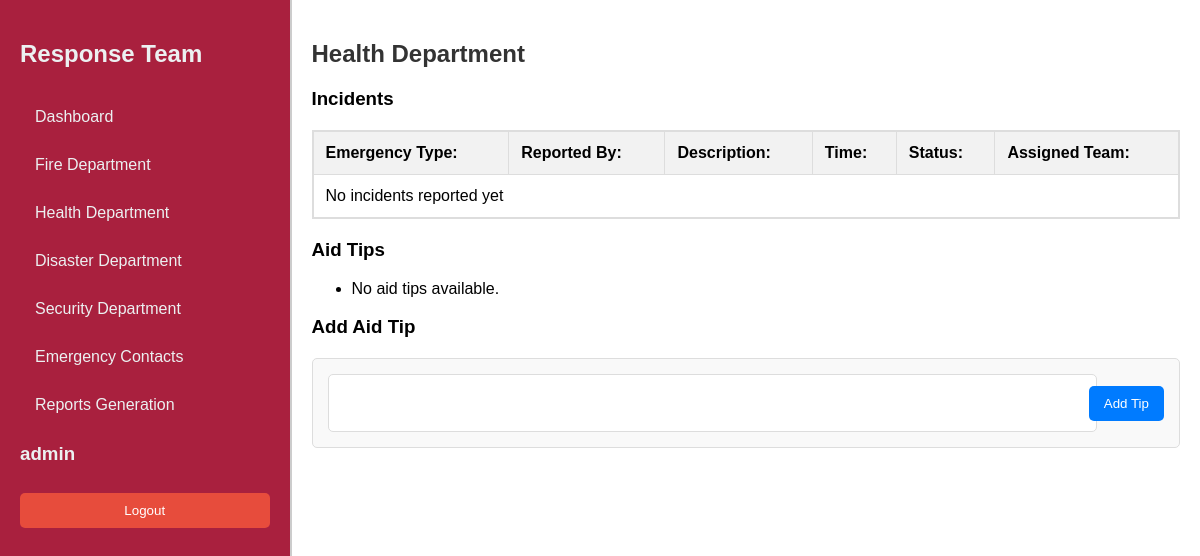
The app's page /response-team/health/ (signed in), older data.
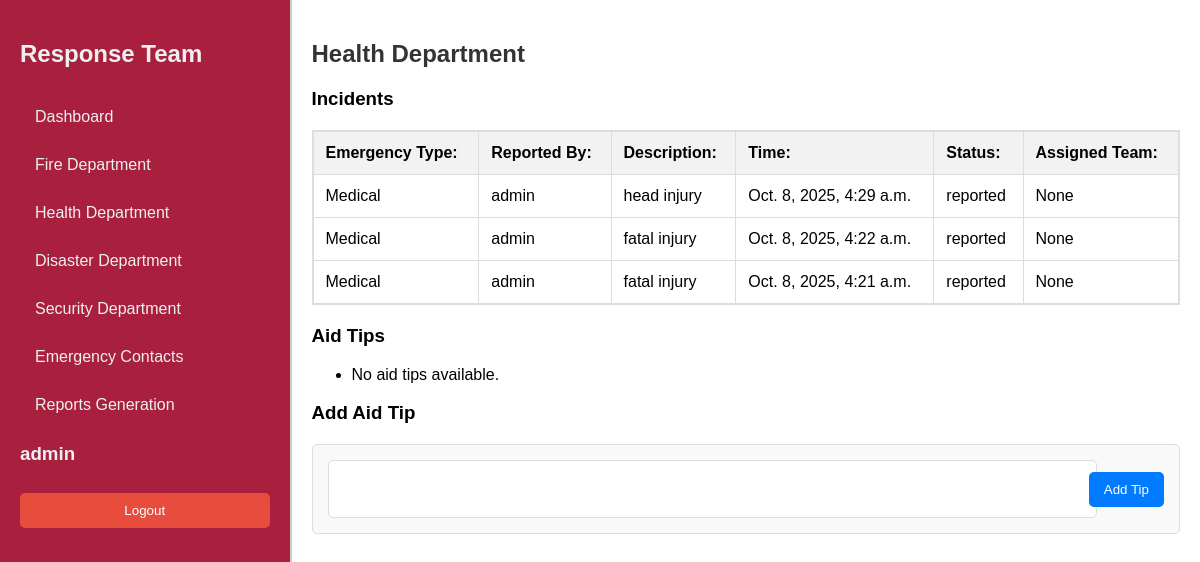
The same page, newer data.
### sos/models.py (models this page shows, shortened)
class Emergency(models.Model):
    LOCATION_CHOICES = (
        ('location_1', 'Thika Town'),
        ('location_2', 'Bidco'),
        ('location_3', 'Runda'),
        ('location_4', 'Starehe'),
        ('location_5', 'MKU'),
        ('location_6', 'Thika Level 5'),
        ('location_7', 'Kiandutu'),
        ('location_8', 'Biafra'),
    )
    STATUS_CHOICES = (
        ('reported', 'Reported'),
        ('dispatched', 'Dispatched'),
        ('on_seen', 'On Seen'),
        ('resolved', 'Resolved'),
        ('cancelled', 'Cancelled'),
    )
    emergency_type = models.ForeignKey(EmergencyType, on_delete=models.CASCADE)
    reported_by = models.ForeignKey(User, on_delete=models.CASCADE)
    description = models.TextField(blank=True)
    reported_at = models.DateTimeField(auto_now_add=True)
    resolved_at = models.DateTimeField(blank=True, null=True)
    assigned_team = models.ForeignKey(
        'ResponseTeam',
        on_delete=models.SET_NULL,
        null=True,
        blank=True,
        related_name='assigned_emergencies'
    )
    location = models.CharField(max_length=20, choices=LOCATION_CHOICES, default='location_1', help_text="Select the location of the emergency")
    status = models.CharField(max_length=20, choices=STATUS_CHOICES, default='reported')
    class Meta:
        ordering = ['-reported_at']
        verbose_name = 'Emergency Report'
        verbose_name_plural = 'Emergency Reports'

class EmergencyType(models.Model):
    name = models.CharField(max_length=255, unique=True, help_text="Fire, Medical, Security")
    description = models.TextField(blank=True, null=True)
    def __str__(self):
        return self.name

### responseTeam/views.py (the view)
# urls.py: path('health/', views.healthDepartment, name='health_department'),
@staff_member_required
def healthDepartment(request):
    medical_type = get_object_or_404(EmergencyType, name='Medical')  # Get the EmergencyType instance for 'Medical'
    incidents = Emergency.objects.filter(emergency_type=medical_type)
    tips = AidTip.objects.filter(emergency_type=medical_type)  # Use the medical_type instance
    if request.method == 'POST':
        form = AidTipForm(request.POST)
        if form.is_valid():
            aid_tip = form.save(commit=False)  # Do not save to the database yet
            aid_tip.emergency_type = medical_type  # Set the emergency type
            aid_tip.save()  # Now save the instance
            return redirect('health_department')
    else:
        form = AidTipForm()  # No initial data needed since emergency_type is set in the view
    context = {
        'incidents': incidents,
        'tips': tips,
        'form': form,
    }
    return render(request, 'healthdepartment/health.html', context)

### sos/forms.py
class AidTipForm(forms.ModelForm):
    class Meta:
        model = AidTip
        fields = ['tip']  # Only include the tip field
    def __init__(self, *args, **kwargs):
        super(AidTipForm, self).__init__(*args, **kwargs)

### responseTeam/views.py (called while the page is built)
def staff_member_required(view_func):
    decorated_view_func = user_passes_test(lambda u: u.is_staff)(view_func)
    return decorated_view_func

### responseTeam/templates/healthdepartment/health.html (shortened to what this page needs)
{% extends 'dashboard.html' %}
{% block content %}
<h2>Health Department</h2>
<h3>Incidents</h3>
<div class="table-container">
    <table id="incidentTable">
        <thead>
            <tr>
                <th><strong>Emergency Type:</strong></th>
                <th><strong>Reported By:</strong></th>
                <th><strong>Description:</strong></th>
                <th><strong>Time:</strong></th>
                <th><strong>Status:</strong></th>
                <th><strong>Assigned Team:</strong></th>
            </tr>
        </thead>
        <tbody>
            {% for incident in incidents %}
            <tr style="cursor: pointer" onclick="window.location='{% url 'incidents_detail' incident.pk %}'">
                <td>{{ incident.emergency_type }}</td>
                <td>{{ incident.reported_by }}</td>
                <td>{{ incident.description }}</td>
                <td>{{ incident.reported_at }}</td>
                <td>{{ incident.status }}</td>
                <td>{{ incident.assigned_team }}</td>
            </tr>
            {% empty %}
            <tr>
                <td colspan="6">No incidents reported yet</td>
            </tr>
            {% endfor %}
        </tbody>
    </table>
</div>
<h3>Aid Tips</h3>
<ul>
    {% for tip in tips %}
        <li>{{ tip.tip }}</li>
    {% empty %}
        <li>No aid tips available.</li>
    {% endfor %}
</ul>
<h3>Add Aid Tip</h3>
<div class="add-tip-form">
    <form method="post">
        <div class="form-group">
            <input type="text" name="{{ form.tip.name }}" id="{{ form.tip.id_for_label }}" class="form-control" value="{{ form.tip.value|default:'' }}" required>
        </div>
        <button type="submit">Add Tip</button>
    </form>
</div>
{% endblock %}

### responseTeam/templates/dashboard.html (shortened to what this page needs)
<!DOCTYPE html>
<html lang="en">
<head>
</head>
<body>
    <div class="body-content">
        <div class="aside">
            {% include 'components/staff_aside.html' %}
        </div>
        <div class="content">
            <div class="container">
                {% block content %}{% endblock %}
            </div>
        </div>
    </div>
</body>
</html>

### responseTeam/templates/components/staff_aside.html (shortened to what this page needs)
<aside class="sidebar">
    <h2 class='title'><a href='/' class="sidebar-title">
        Response Team</a></h2>
    <ul class="sidebar-menu">
        <li class="sidebar-item">
            <a href='/response-team/' class="sidebar-link">Dashboard</a>
        </li>
        <li class="sidebar-item">
            <a href='/response-team/fire/' class="sidebar-link">Fire Department</a>
        </li>
        <li class="sidebar-item">
            <a href='/response-team/health/' class="sidebar-link">Health Department</a>
        </li>
        <li class="sidebar-item">
            <a href='/response-team/disaster/' class="sidebar-link">Disaster Department</a>
        </li>
        <li class="sidebar-item">
            <a href='/response-team/security/' class="sidebar-link">Security Department</a>
        </li>
        <li class="sidebar-item">
            <a href="{%url 'emergency_contacts_list'%}" class="sidebar-link">Emergency Contacts</a>
        </li>
        <li class="sidebar-item">
            <a href="{%url 'all_reports-overview'%}" class="sidebar-link">Reports Generation</a>
        </li>
        {% if user.is_authenticated %}
            <h3>{{user.username}}</h3>
            <form method="post" action="{% url 'logout' %}">
                <button type="submit" class="logout-button">Logout</button>
            </form>
            {% else %}
            <a href="/accounts/login" class="login" style='text-decoration:none; color:white;'>Login</a>
            {% endif %}
    </ul>
</aside>

### responseTeam/templates/dashboard.html (style rules this page uses)
html, body { height: 100%; width: 100%; margin: 0; padding: 0; }
body { font-family: "Arial", sans-serif; background-color: #f4f7fa; position: relative; }
.body-content { display: flex; height: calc(100% - 80px); margin: 0; }
.aside { flex: 1; border-right: 2px solid #ccc; heigth:100%; }
.content { flex: 3; padding: 20px; background-color: #ffffff; overflow-y: auto; height: 100%; }
h2 { color: #333; margin-top: 20px; }
.table-container { max-height: 400px; overflow-y: auto; overflow-x: hidden; border: 1px solid #ddd; margin: 20px 0; }
table { width: 100%; border-collapse: collapse; margin: 0; }
th, td { padding: 12px; text-align: left; border: 1px solid #ddd; }
th { background-color: #f2f2f2; font-weight: bold; }
button { background-color: #dc3545; color: white; border: none; padding: 10px 15px; border-radius: 5px; cursor: pointer; transition: background-color 0.3s; }

### responseTeam/templates/components/staff_aside.html (style rules this page uses)
.sidebar { background-color: #a9203e; color: #ecf0f1; padding: 20px; height: 100%; display: flex; flex-direction: column; }
.sidebar-title { font-size: 24px; font-weight: bold; color: #ecf0f1; text-decoration: none; margin-bottom: 20px; text-align: center; }
.sidebar-menu { list-style: none; padding: 0; margin: 0; }
.sidebar-item { margin: 10px 0; }
.sidebar-link { color: #ecf0f1; text-decoration: none; padding: 10px 15px; display: block; border-radius: 5px; transition: background-color 0.3s; }
.logout-button { background-color: #e74c3c; color: white; border: none; padding: 10px 15px; border-radius: 5px; cursor: pointer; width: 100%; margin-top: 10px; transition: background-color 0.3s; }

### responseTeam/templates/healthdepartment/health.html (style rules this page uses)
.add-tip-form { margin-top: 20px; background: #f9f9f9; padding: 15px; border-radius: 5px; border: 1px solid #ddd; }
form { display: flex; align-items: center; gap: 10px; }
.form-group { flex: 1; margin-bottom: 0; }
.form-control { width: 100%; padding: 8px; border: 1px solid #ddd; border-radius: 5px; font-size: 14px; height: 40px; resize: none; }
.add-tip-form button { background-color: #007BFF; color: white; border: none; padding: 10px 15px; border-radius: 5px; cursor: pointer; transition: background-color 0.3s ease; }

Row changes from the older to the newer data that the page shows:
added Emergency: emergency_type "Medical", reported_by "admin", description "head injury", reported_at "Oct. 8, 2025, 4:29 a.m.", status "reported", assigned_team "None"
added Emergency: emergency_type "Medical", reported_by "admin", description "fatal injury", reported_at "Oct. 8, 2025, 4:22 a.m.", status "reported", assigned_team "None"
added Emergency: emergency_type "Medical", reported_by "admin", description "fatal injury", reported_at "Oct. 8, 2025, 4:21 a.m.", status "reported", assigned_team "None"
Text that changed along with them:
text no longer shown: "No incidents reported yet"
